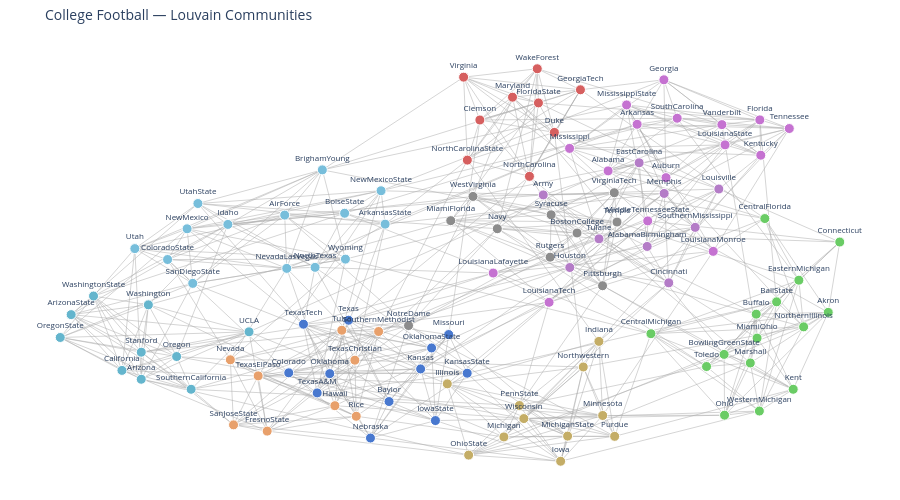

The notebook cell saved with this chart:
### Markdown cell above
---
## 8. Interactive Visualization

Static plots are useful for publications and reports, but for *exploring* communities
interactively — zooming into dense regions, hovering to identify specific nodes, panning
across the network — we can use **Plotly**.

The interactive visualization below shows the Football network colored by Louvain
communities. Zoom into clusters to see which teams group together. Hover over nodes
to see team names. Do the communities correspond to conferences you recognize?

### Code cell
viz.draw_pyvis(
    G_football,
    node_color=node_to_comm_fb,
    title="College Football — Louvain Communities",
    filename="football_communities.html",
)

### Figure 1 — Plotly figure (JSON) as saved in the notebook; plotly's stock layout.template omitted (floating-point values rounded to 4 significant figures; data arrays with more than 128 entries replaced by an {"elided": "..."} marker saying what was removed)
{"data": [{"hoverinfo": "none", "line": {"color": "#aaaaaa", "width": 0.5}, "mode": "lines", "type": "scatter", "x": {"elided": "1839 float values"}, "y": {"elided": "1839 float values"}}, {"hoverinfo": "text", "hovertext": ["BrighamYoung", "FloridaState", "Iowa", "KansasState", "NewMexico", "TexasTech", "PennState", "SouthernCalifornia", "ArizonaState", "SanDiegoState", "Baylor", "NorthTexas", "NorthernIllinois", "Northwestern", "WesternMichigan", "Wisconsin", "Wyoming", "Auburn", "Akron", "VirginiaTech", "Alabama", "UCLA", "Arizona", "Utah", "ArkansasState", "NorthCarolinaState", "BallState", "Florida", "BoiseState", "BostonCollege", "WestVirginia", "BowlingGreenState", "Michigan", "Virginia", "Buffalo", "Syracuse", "CentralFlorida", "GeorgiaTech", "CentralMichigan", "Purdue", "Colorado", "ColoradoState", "Connecticut", "EasternMichigan", "EastCarolina", "Duke", "FresnoState", "OhioState", "Houston", "Rice", "Idaho", "Washington", "Kansas", "SouthernMethodist", "Kent", "Pittsburgh", "Kentucky", "Louisville", "LouisianaTech", "LouisianaMonroe", "Minnesota", "MiamiOhio", "Vanderbilt", "MiddleTennesseeState", "Illinois", "MississippiState", "Memphis", "Nevada", "Oregon", "NewMexicoState", "SouthCarolina", "Ohio", "IowaState", "SanJoseState", "Nebraska", "SouthernMississippi", "Tennessee", "Stanford", "WashingtonState", "Temple", "Navy", "TexasA&M", "NotreDame", "TexasElPaso", "Oklahoma", "Toledo", "Tulane", "Mississippi", "Tulsa", "NorthCarolina", "UtahState", "Army", "Cincinnati", "AirForce", "Rutgers", "Georgia", "LouisianaState", "LouisianaLafayette", "Texas", "Marshall", "MichiganState", "MiamiFlorida", "Missouri", "Clemson", "NevadaLasVegas", "WakeForest", "Indiana", "OklahomaState", "OregonState", "Maryland", "TexasChristian", "California", "AlabamaBirmingham", "Arkansas", "Hawaii"], "marker": {"color": ["#77BEDB", "#D65F5F", "#C4AD66", "#4878CF", "#77BEDB", "#4878CF", "#C4AD66", "#64B5CD", "#64B5CD", "#77BEDB", "#4878CF", "#77BEDB", "#6ACC65", "#C4AD66", "#6ACC65", "#C4AD66", "#77BEDB", "#C572D1", "#6ACC65", "#8C8C8C", "#C572D1", "#64B5CD", "#64B5CD", "#77BEDB", "#77BEDB", "#D65F5F", "#6ACC65", "#C572D1", "#77BEDB", "#8C8C8C", "#8C8C8C", "#6ACC65", "#C4AD66", "#D65F5F", "#6ACC65", "#8C8C8C", "#6ACC65", "#D65F5F", "#6ACC65", "#C4AD66", "#4878CF", "#77BEDB", "#6ACC65", "#6ACC65", "#B47CC7", "#D65F5F", "#E8A06B", "#C4AD66", "#B47CC7", "#E8A06B", "#77BEDB", "#64B5CD", "#4878CF", "#E8A06B", "#6ACC65", "#8C8C8C", "#C572D1", "#B47CC7", "#C572D1", "#C572D1", "#C4AD66", "#6ACC65", "#C572D1", "#C572D1", "#C4AD66", "#C572D1", "#B47CC7", "#E8A06B", "#64B5CD", "#77BEDB", "#C572D1", "#6ACC65", "#4878CF", "#E8A06B", "#4878CF", "#B47CC7", "#C572D1", "#64B5CD", "#64B5CD", "#8C8C8C", "#8C8C8C", "#4878CF", "#8C8C8C", "#E8A06B", "#4878CF", "#6ACC65", "#B47CC7", "#C572D1", "#E8A06B", "#D65F5F", "#77BEDB", "#B47CC7", "#B47CC7", "#77BEDB", "#8C8C8C", "#C572D1", "#C572D1", "#C572D1", "#4878CF", "#6ACC65", "#C4AD66", "#8C8C8C", "#4878CF", "#D65F5F", "#77BEDB", "#D65F5F", "#C4AD66", "#4878CF", "#64B5CD", "#D65F5F", "#E8A06B", "#64B5CD", "#B47CC7", "#C572D1", "#E8A06B"], "line": {"color": "white", "width": 1}, "size": 10}, "mode": "markers+text", "text": ["BrighamYoung", "FloridaState", "Iowa", "KansasState", "NewMexico", "TexasTech", "PennState", "SouthernCalifornia", "ArizonaState", "SanDiegoState", "Baylor", "NorthTexas", "NorthernIllinois", "Northwestern", "WesternMichigan", "Wisconsin", "Wyoming", "Auburn", "Akron", "VirginiaTech", "Alabama", "UCLA", "Arizona", "Utah", "ArkansasState", "NorthCarolinaState", "BallState", "Florida", "BoiseState", "BostonCollege", "WestVirginia", "BowlingGreenState", "Michigan", "Virginia", "Buffalo", "Syracuse", "CentralFlorida", "GeorgiaTech", "CentralMichigan", "Purdue", "Colorado", "ColoradoState", "Connecticut", "EasternMichigan", "EastCarolina", "Duke", "FresnoState", "OhioState", "Houston", "Rice", "Idaho", "Washington", "Kansas", "SouthernMethodist", "Kent", "Pittsburgh", "Kentucky", "Louisville", "LouisianaTech", "LouisianaMonroe", "Minnesota", "MiamiOhio", "Vanderbilt", "MiddleTennesseeState", "Illinois", "MississippiState", "Memphis", "Nevada", "Oregon", "NewMexicoState", "SouthCarolina", "Ohio", "IowaState", "SanJoseState", "Nebraska", "SouthernMississippi", "Tennessee", "Stanford", "WashingtonState", "Temple", "Navy", "TexasA&M", "NotreDame", "TexasElPaso", "Oklahoma", "Toledo", "Tulane", "Mississippi", "Tulsa", "NorthCarolina", "UtahState", "Army", "Cincinnati", "AirForce", "Rutgers", "Georgia", "LouisianaState", "LouisianaLafayette", "Texas", "Marshall", "MichiganState", "MiamiFlorida", "Missouri", "Clemson", "NevadaLasVegas", "WakeForest", "Indiana", "OklahomaState", "OregonState", "Maryland", "TexasChristian", "California", "AlabamaBirmingham", "Arkansas", "Hawaii"], "textfont": {"size": 8}, "textposition": "top center", "type": "scatter", "x": [-0.389, 0.1148, 0.1665, -0.05131, -0.7043, -0.433, 0.07044, -0.6949, -0.9745, -0.6912, -0.2335, -0.4059, 0.733, 0.2193, 0.6298, 0.08073, -0.3351, 0.4122, 0.7904, 0.2916, 0.2772, -0.5599, -0.8112, -0.8261, -0.2426, -0.05094, 0.67, 0.6309, -0.337, 0.2048, -0.03779, 0.5476, 0.03431, -0.05965, 0.6225, 0.1444, 0.6425, 0.2127, 0.3771, 0.2925, -0.4673, -0.7498, 0.8172, 0.7219, 0.3495, 0.1519, -0.5176, -0.04794, 0.1879, -0.3099, -0.6092, -0.7946, -0.1599, -0.2578, 0.7087, 0.2643, 0.6331, 0.5353, 0.1396, 0.5222, 0.2645, 0.6245, 0.5424, 0.3695, -0.09768, 0.3203, 0.4079, -0.6035, -0.7287, -0.2521, 0.4383, 0.5487, -0.1254, -0.596, -0.2768, 0.4802, 0.6996, -0.8111, -0.9224, 0.298, 0.0189, -0.4011, -0.188, -0.5386, -0.3717, 0.5067, 0.2559, 0.1874, -0.3436, 0.09382, -0.6791, 0.126, 0.4186, -0.4767, 0.142, 0.4072, 0.5498, 0.009271, -0.3279, 0.6087, 0.1828, -0.08965, -0.0944, -0.02175, -0.472, 0.1121, 0.2557, -0.1343, -1.0, 0.05434, -0.3131, -0.8562, 0.3682, 0.3449, -0.3598], "y": [0.412, 0.6632, -0.6809, -0.3507, 0.191, -0.1669, -0.4719, -0.411, -0.1309, -0.0137, -0.4569, 0.04641, -0.1768, -0.3273, -0.4926, -0.5208, 0.07722, 0.3829, -0.1226, 0.3263, 0.4082, -0.1955, -0.3733, 0.1167, 0.2085, 0.4486, -0.08299, 0.5995, 0.2492, 0.1753, 0.3124, -0.2801, -0.5896, 0.7597, -0.1291, 0.2435, 0.2294, 0.7124, -0.2026, -0.5874, -0.3493, 0.07573, 0.1413, -0.001795, 0.4385, 0.5526, -0.5678, -0.6578, 0.04578, -0.5121, 0.2074, -0.09425, -0.3346, -0.1943, -0.4109, -0.02253, 0.467, 0.3402, -0.08484, 0.1064, -0.5093, -0.219, 0.5817, 0.2205, -0.3907, 0.6557, 0.3236, -0.3004, -0.2881, 0.3336, 0.6056, -0.5081, -0.5283, -0.5444, -0.5939, 0.1964, 0.567, -0.2719, -0.06122, 0.2162, 0.1913, -0.4246, -0.1719, -0.3607, -0.3523, -0.3256, 0.1533, 0.4925, -0.1895, 0.3877, 0.2858, 0.3181, -0.01172, 0.2424, 0.08454, 0.7498, 0.5058, 0.02498, -0.1519, -0.3123, -0.5866, 0.2215, -0.2056, 0.599, 0.0425, 0.7913, -0.2314, -0.2559, -0.2167, 0.6846, -0.3018, -0.3401, 0.1248, 0.5829, -0.4725]}], "layout": {"height": 500, "margin": {"b": 10, "l": 10, "r": 10, "t": 40}, "plot_bgcolor": "white", "showlegend": false, "title": {"font": {"size": 14}, "text": "College Football — Louvain Communities"}, "xaxis": {"showgrid": false, "showticklabels": false, "zeroline": false}, "yaxis": {"showgrid": false, "showticklabels": false, "zeroline": false}}}
